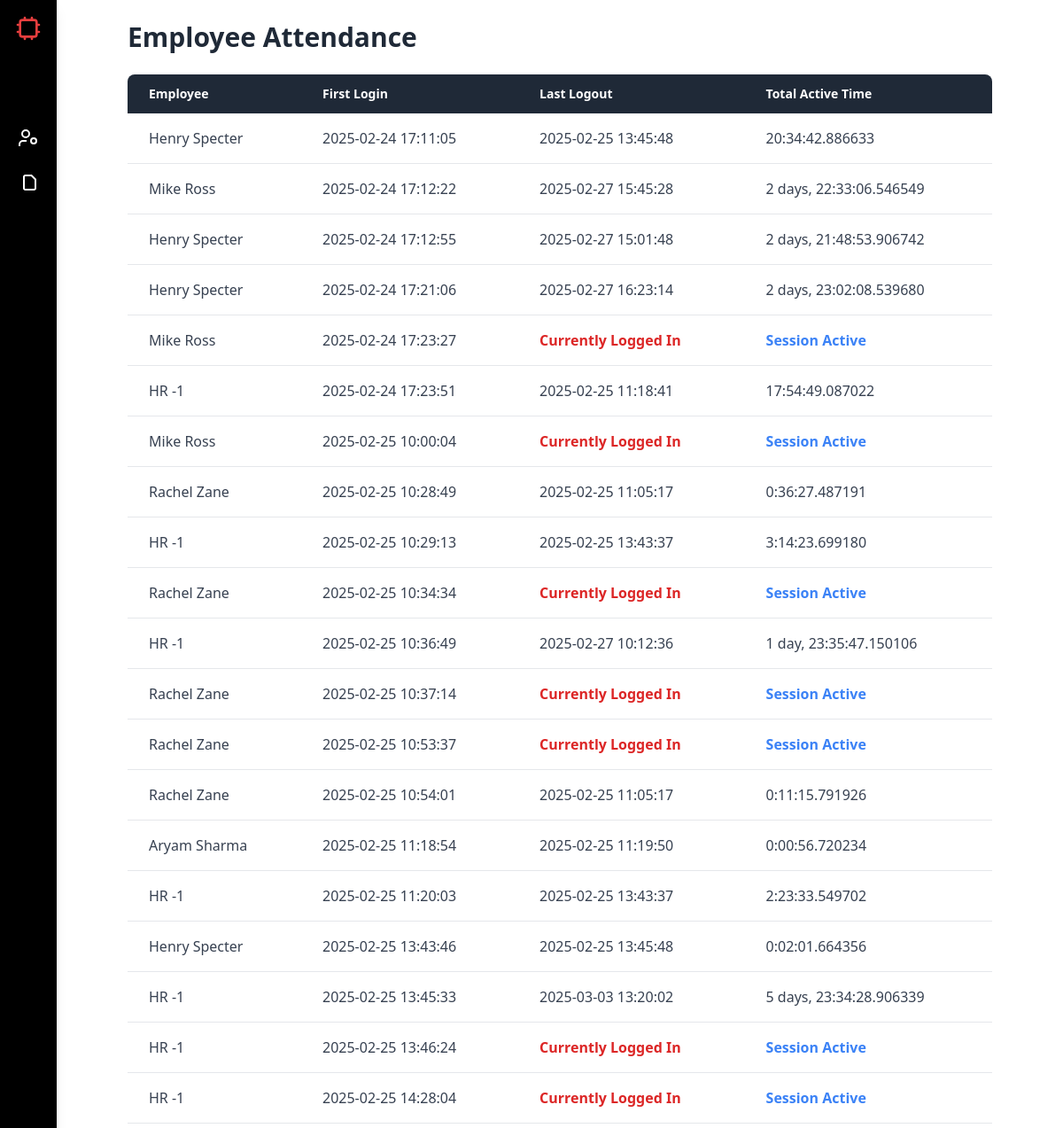
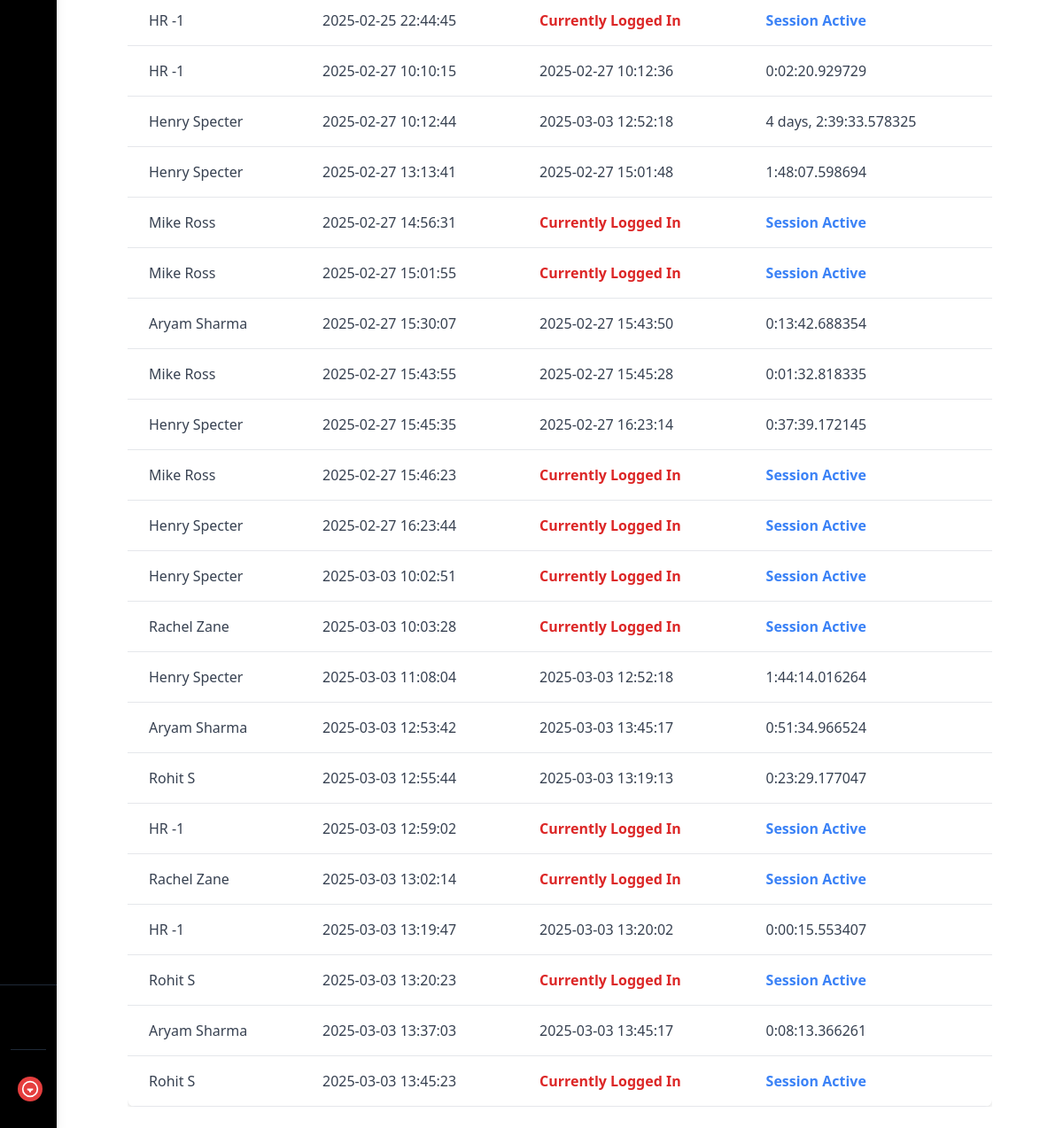
The app's page /attendance (signed in) with its own data (2 pictures, top to bottom).
### website/models.py (models this page shows, shortened)
class Attendance(models.Model):
    user=models.ForeignKey('User',on_delete=models.CASCADE)
    login_time=models.DateTimeField()
    logout_time=models.DateTimeField(null=True,blank=True)
    duration=models.DurationField(null=True,blank=True)

class User(AbstractBaseUser, PermissionsMixin):  # ✅ Make sure you inherit PermissionsMixin
    ROLE_CHOICES = [
        ('Admin', 'Admin'),
        ('HR', 'HR'),
        ('Manager', 'Manager'),
        ('Employee', 'Employee'),
    ]
    email = models.EmailField(unique=True)
    username = models.CharField(max_length=100, unique=True)
    first_name = models.CharField(max_length=100)
    last_name = models.CharField(max_length=100)
    role = models.CharField(max_length=50, choices=ROLE_CHOICES, default='Employee')
    manager=models.ForeignKey('self',on_delete=models.SET_NULL,null=True,related_name='team',blank=True)
    is_active = models.BooleanField(default=True)
    is_superuser = models.BooleanField(default=False)
    is_staff = models.BooleanField(default=False)  # ✅ This is required for Django Admin
    created_at = models.DateTimeField(auto_now_add=True)
    updated_at = models.DateTimeField(auto_now=True)
    USERNAME_FIELD = "email"
    REQUIRED_FIELDS = ["username", "first_name", "last_name"]
    objects = UserManager()

### website/views.py (the view)
# urls.py: path('attendance',views.get_user_attendance,name='attendance'),
@login_required
def get_user_attendance(request):
    if request.user.role == "HR":
        attendance_records=Attendance.objects.all()
    else:
        attendance_records=Attendance.objects.filter(user=request.user)
    return render(request, 'website/attendance.html', {'attendance_records': attendance_records})

### website/templates/website/attendance.html (shortened to what this page needs)
{% extends "website/sidebar.html" %}
{% block content %}
<div class="container mx-auto p-6">
    <h2 class="text-3xl font-bold text-gray-800 mb-6">Employee Attendance</h2>
    <div class="overflow-x-auto">
        <table class="min-w-full bg-white shadow-md rounded-lg overflow-hidden">
            <thead class="bg-gray-800 text-white">
                <tr>
                    <th class="px-6 py-3 text-left text-sm font-semibold">Employee</th>
                    <th class="px-6 py-3 text-left text-sm font-semibold">First Login</th>
                    <th class="px-6 py-3 text-left text-sm font-semibold">Last Logout</th>
                    <th class="px-6 py-3 text-left text-sm font-semibold">Total Active Time</th>
                </tr>
            </thead>
            <tbody class="text-gray-700">
                {% for record in attendance_records %}
                <tr class="border-b">
                    <td class="px-6 py-4">{{ record.user.first_name }} {{ record.user.last_name }}</td>
                    <td class="px-6 py-4">{{ record.login_time|date:"Y-m-d H:i:s" }}</td>
                    <td class="px-6 py-4">
                        {% if record.logout_time %}
                            {{ record.logout_time|date:"Y-m-d H:i:s" }}
                        {% else %}
                            <span class="text-red-600 font-semibold">Currently Logged In</span>
                        {% endif %}
                    </td>
                    <td class="px-6 py-4">
                        {% if record.duration %}
                            {{ record.duration }}
                        {% else %}
                            <span class="text-blue-500 font-semibold">Session Active</span>
                        {% endif %}
                    </td>
                </tr>
                {% empty %}
                <tr>
                    <td colspan="4" class="text-center py-4 text-gray-500">No attendance records found.</td>
                </tr>
                {% endfor %}
            </tbody>
        </table>
    </div>
</div>
{% endblock %}

### records on screen
Attendance: user.first_name "Henry", user.last_name "Specter", login_time "2025-02-24 17:11:05", logout_time "2025-02-25 13:45:48", duration "20:34:42.886633"
Attendance: user.first_name "Mike", user.last_name "Ross", login_time "2025-02-24 17:12:22", logout_time "2025-02-27 15:45:28", duration "2 days, 22:33:06.546549"
Attendance: user.first_name "Henry", user.last_name "Specter", login_time "2025-02-24 17:12:55", logout_time "2025-02-27 15:01:48", duration "2 days, 21:48:53.906742"
Attendance: user.first_name "Henry", user.last_name "Specter", login_time "2025-02-24 17:21:06", logout_time "2025-02-27 16:23:14", duration "2 days, 23:02:08.539680"
Attendance: user.first_name "Mike", user.last_name "Ross", login_time "2025-02-24 17:23:27", shows "Currently Logged In", shows "Session Active"
Attendance: user.first_name "HR", user.last_name "-1", login_time "2025-02-24 17:23:51", logout_time "2025-02-25 11:18:41", duration "17:54:49.087022"
Attendance: user.first_name "Mike", user.last_name "Ross", login_time "2025-02-25 10:00:04", shows "Currently Logged In", shows "Session Active"
Attendance: user.first_name "Rachel", user.last_name "Zane", login_time "2025-02-25 10:28:49", logout_time "2025-02-25 11:05:17", duration "0:36:27.487191"
Attendance: user.first_name "HR", user.last_name "-1", login_time "2025-02-25 10:29:13", logout_time "2025-02-25 13:43:37", duration "3:14:23.699180"
Attendance: user.first_name "Rachel", user.last_name "Zane", login_time "2025-02-25 10:34:34", shows "Currently Logged In", shows "Session Active"
Attendance: user.first_name "HR", user.last_name "-1", login_time "2025-02-25 10:36:49", logout_time "2025-02-27 10:12:36", duration "1 day, 23:35:47.150106"
Attendance: user.first_name "Rachel", user.last_name "Zane", login_time "2025-02-25 10:37:14", shows "Currently Logged In", shows "Session Active"
Attendance: user.first_name "Rachel", user.last_name "Zane", login_time "2025-02-25 10:53:37", shows "Currently Logged In", shows "Session Active"
Attendance: user.first_name "Rachel", user.last_name "Zane", login_time "2025-02-25 10:54:01", logout_time "2025-02-25 11:05:17", duration "0:11:15.791926"
Attendance: user.first_name "Aryam", user.last_name "Sharma", login_time "2025-02-25 11:18:54", logout_time "2025-02-25 11:19:50", duration "0:00:56.720234"
Attendance: user.first_name "HR", user.last_name "-1", login_time "2025-02-25 11:20:03", logout_time "2025-02-25 13:43:37", duration "2:23:33.549702"
Attendance: user.first_name "Henry", user.last_name "Specter", login_time "2025-02-25 13:43:46", logout_time "2025-02-25 13:45:48", duration "0:02:01.664356"
Attendance: user.first_name "HR", user.last_name "-1", login_time "2025-02-25 13:45:33", logout_time "2025-03-03 13:20:02", duration "5 days, 23:34:28.906339"
Attendance: user.first_name "HR", user.last_name "-1", login_time "2025-02-25 13:46:24", shows "Currently Logged In", shows "Session Active"
Attendance: user.first_name "HR", user.last_name "-1", login_time "2025-02-25 14:28:04", shows "Currently Logged In", shows "Session Active"
Attendance: user.first_name "HR", user.last_name "-1", login_time "2025-02-25 22:44:45", shows "Currently Logged In", shows "Session Active"
Attendance: user.first_name "HR", user.last_name "-1", login_time "2025-02-27 10:10:15", logout_time "2025-02-27 10:12:36", duration "0:02:20.929729"
Attendance: user.first_name "Henry", user.last_name "Specter", login_time "2025-02-27 10:12:44", logout_time "2025-03-03 12:52:18", duration "4 days, 2:39:33.578325"
Attendance: user.first_name "Henry", user.last_name "Specter", login_time "2025-02-27 13:13:41", logout_time "2025-02-27 15:01:48", duration "1:48:07.598694"
Attendance: user.first_name "Mike", user.last_name "Ross", login_time "2025-02-27 14:56:31", shows "Currently Logged In", shows "Session Active"
Attendance: user.first_name "Mike", user.last_name "Ross", login_time "2025-02-27 15:01:55", shows "Currently Logged In", shows "Session Active"
Attendance: user.first_name "Aryam", user.last_name "Sharma", login_time "2025-02-27 15:30:07", logout_time "2025-02-27 15:43:50", duration "0:13:42.688354"
Attendance: user.first_name "Mike", user.last_name "Ross", login_time "2025-02-27 15:43:55", logout_time "2025-02-27 15:45:28", duration "0:01:32.818335"
Attendance: user.first_name "Henry", user.last_name "Specter", login_time "2025-02-27 15:45:35", logout_time "2025-02-27 16:23:14", duration "0:37:39.172145"
Attendance: user.first_name "Mike", user.last_name "Ross", login_time "2025-02-27 15:46:23", shows "Currently Logged In", shows "Session Active"
Attendance: user.first_name "Henry", user.last_name "Specter", login_time "2025-02-27 16:23:44", shows "Currently Logged In", shows "Session Active"
Attendance: user.first_name "Henry", user.last_name "Specter", login_time "2025-03-03 10:02:51", shows "Currently Logged In", shows "Session Active"
Attendance: user.first_name "Rachel", user.last_name "Zane", login_time "2025-03-03 10:03:28", shows "Currently Logged In", shows "Session Active"
Attendance: user.first_name "Henry", user.last_name "Specter", login_time "2025-03-03 11:08:04", logout_time "2025-03-03 12:52:18", duration "1:44:14.016264"
Attendance: user.first_name "Aryam", user.last_name "Sharma", login_time "2025-03-03 12:53:42", logout_time "2025-03-03 13:45:17", duration "0:51:34.966524"
Attendance: user.first_name "Rohit", user.last_name "S", login_time "2025-03-03 12:55:44", logout_time "2025-03-03 13:19:13", duration "0:23:29.177047"
Attendance: user.first_name "HR", user.last_name "-1", login_time "2025-03-03 12:59:02", shows "Currently Logged In", shows "Session Active"
Attendance: user.first_name "Rachel", user.last_name "Zane", login_time "2025-03-03 13:02:14", shows "Currently Logged In", shows "Session Active"
Attendance: user.first_name "HR", user.last_name "-1", login_time "2025-03-03 13:19:47", logout_time "2025-03-03 13:20:02", duration "0:00:15.553407"
Attendance: user.first_name "Rohit", user.last_name "S", login_time "2025-03-03 13:20:23", shows "Currently Logged In", shows "Session Active"
Attendance: user.first_name "Aryam", user.last_name "Sharma", login_time "2025-03-03 13:37:03", logout_time "2025-03-03 13:45:17", duration "0:08:13.366261"
Attendance: user.first_name "Rohit", user.last_name "S", login_time "2025-03-03 13:45:23", shows "Currently Logged In", shows "Session Active"
